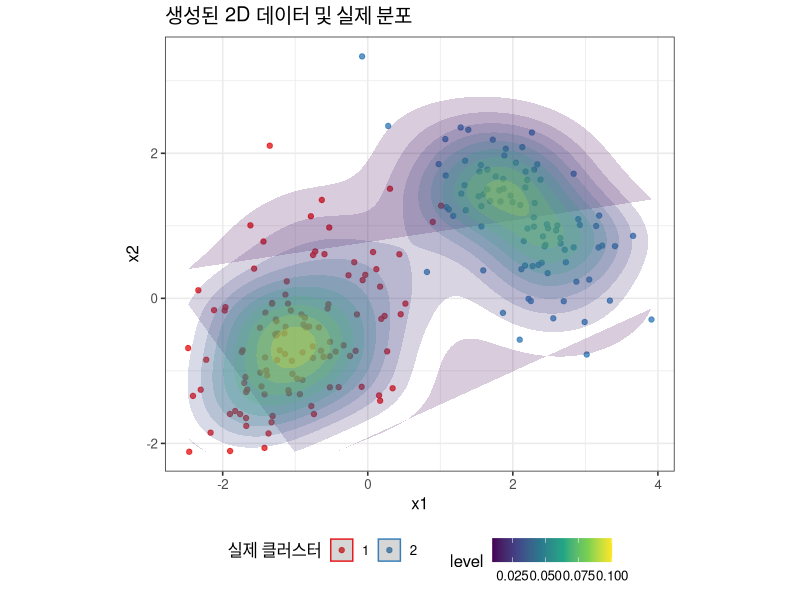
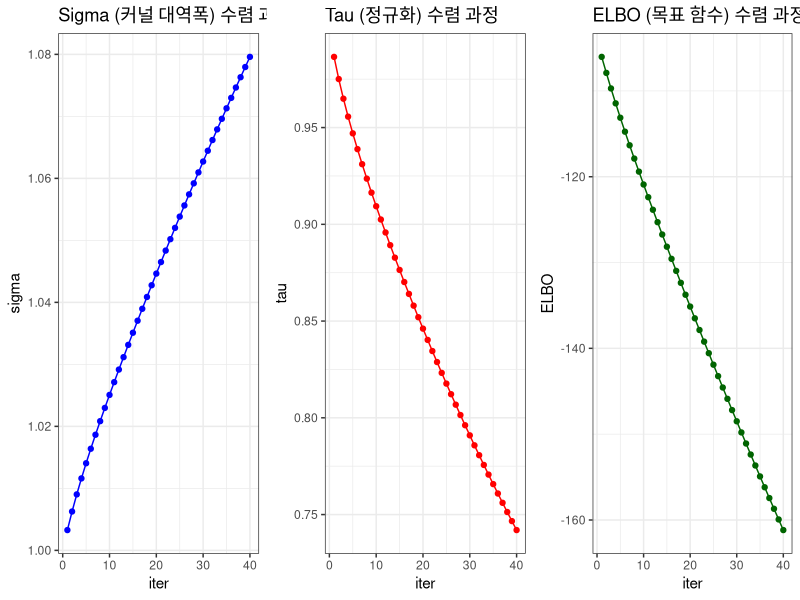
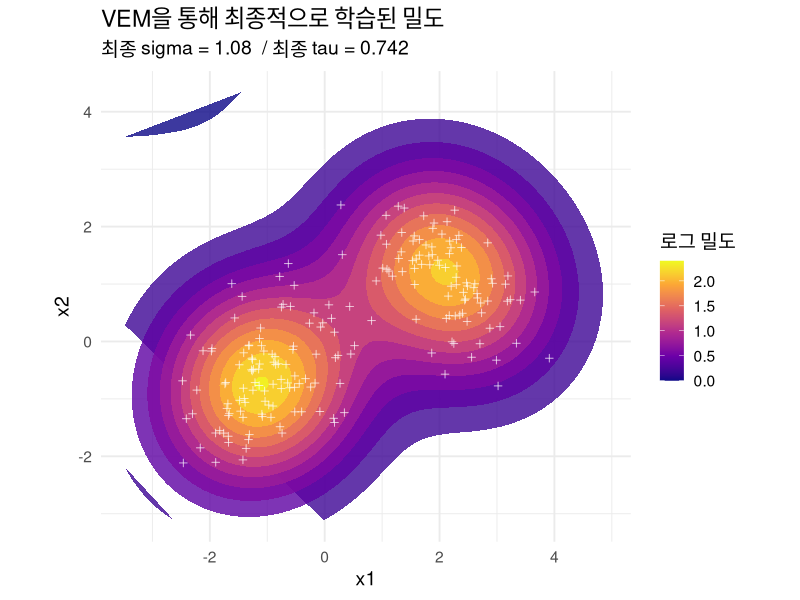

Reproduce these figures in R, in order.
## ---- chunk 1
# R 청크의 전역 옵션을 설정합니다.
knitr::opts_chunk$set(
  echo = TRUE,      # 코드를 출력에 포함
  message = FALSE,  # 메시지 출력 안 함
  warning = FALSE,  # 경고 출력 안 함
  fig.align = "center", # 그림을 중앙 정렬
  fig.width = 8,
  fig.height = 5,
  dpi = 200,        # 그림 해상도
  dev = "png"       # 그래픽 장치
)
# 재현성을 위해 시드 설정
set.seed(123)
## ---- chunk 2
library(mvtnorm)
library(ggplot2)
library(gridExtra)

n  <- 200 # 계산 속도를 위해 샘플 수 조정
pi <- c(0.55, 0.45)
mu <- list(c(-1, -0.5), c(2, 1.2))
S1 <- matrix(c(0.6, 0.3, 0.3, 0.8), 2, 2)
S2 <- matrix(c(0.5, -0.2, -0.2, 0.5), 2, 2)
z  <- rbinom(n, size = 1, prob = pi[2]) + 1
X_data <- matrix(NA, n, 2)
X_data[z==1,] <- rmvnorm(sum(z==1), mean = mu[[1]], sigma = S1)
X_data[z==2,] <- rmvnorm(sum(z==2), mean = mu[[2]], sigma = S2)
dat <- data.frame(x1 = X_data[,1], x2 = X_data[,2])

# 초기 데이터 분포 확인
ggplot(dat, aes(x1, x2)) +
  geom_point(alpha = 0.8, size = 1.5, aes(color = as.factor(z))) +
  stat_density_2d(aes(fill = after_stat(level)), geom = "polygon", alpha = 0.2) +
  scale_fill_viridis_c() +
  scale_color_brewer(palette = "Set1") +
  coord_equal() +
  labs(title = "생성된 2D 데이터 및 실제 분포", x = "x1", y = "x2", color = "실제 클러스터") +
  theme_bw(base_size = 12) + theme(legend.position = "bottom")
## ---- chunk 3
# 가우시안 RBF 커널 함수
rbf_kernel <- function(x, y, sigma) {
  exp(-sum((x - y)^2) / (2 * sigma^2))
}

# 커널의 x에 대한 그래디언트 (벡터 반환)
grad_x_rbf <- function(x, y, sigma) {
  -rbf_kernel(x, y, sigma) * (x - y) / sigma^2
}

# 커널의 x에 대한 라플라시안 (스칼라 반환)
lap_x_rbf <- function(x, y, sigma) {
  sq_dist <- sum((x - y)^2)
  d <- length(x)
  rbf_kernel(x, y, sigma) * (sq_dist / sigma^4 - d / sigma^2)
}

# --- M-단계의 sigma 업데이트를 위한 함수들 ---

# 커널의 sigma에 대한 그래디언트
grad_sigma_rbf <- function(x, y, sigma) {
  rbf_kernel(x, y, sigma) * sum((x-y)^2) / sigma^3
}

# 커널 그래디언트(grad_x_rbf)의 sigma에 대한 그래디언트
grad_sigma_grad_x_rbf <- function(x, y, sigma) {
  term1 <- grad_sigma_rbf(x, y, sigma) * (-(x-y)/sigma^2)
  term2 <- rbf_kernel(x, y, sigma) * (2*(x-y)/sigma^3)
  return(term1 + term2)
}

# 커널 라플라시안(lap_x_rbf)의 sigma에 대한 그래디언트
grad_sigma_lap_x_rbf <- function(x, y, sigma) {
  sq_dist <- sum((x - y)^2)
  d <- length(x)
  term1 <- grad_sigma_rbf(x,y,sigma) * (sq_dist / sigma^4 - d/sigma^2)
  term2 <- rbf_kernel(x,y,sigma) * (-4*sq_dist/sigma^5 + 2*d/sigma^3)
  return(term1 + term2)
}
## ---- chunk 4
# K_sigma 와 b_sigma 및 그 도함수들을 계산하는 함수
compute_derivatives <- function(X, basis, sigma) {
  n <- nrow(X)
  M <- nrow(basis)
  D <- ncol(X)
  
  # 결과를 저장할 행렬들 초기화
  K_sigma <- matrix(0, M, M)
  b_sigma <- numeric(M)
  dK_dsigma <- matrix(0, M, M) # K_sigma의 sigma에 대한 도함수
  db_dsigma <- numeric(M)   # b_sigma의 sigma에 대한 도함수
  
  # 각 데이터 포인트에 대해 루프
  for (i in 1:n) {
    # 현 데이터 포인트 x_i에 대한 Jacobian 및 그 도함수 계산
    J_i <- matrix(0, D, M)         # J_i(j,k) = d(phi_k(x_i))/d(x_j)
    dJ_dsigma_i <- matrix(0, D, M) # d(J_i)/d(sigma)
    H_i_row <- numeric(M)          # 라플라시안 값들
    dH_dsigma_i_row <- numeric(M)  # 라플라시안의 sigma 도함수 값들
    
    for (j in 1:M) {
      J_i[, j] <- grad_x_rbf(X[i, ], basis[j, ], sigma)
      dJ_dsigma_i[, j] <- grad_sigma_grad_x_rbf(X[i, ], basis[j, ], sigma)
      H_i_row[j] <- lap_x_rbf(X[i, ], basis[j, ], sigma)
      dH_dsigma_i_row[j] <- grad_sigma_lap_x_rbf(X[i, ], basis[j, ], sigma)
    }
    
    # K_sigma 와 b_sigma 업데이트 (오류 수정된 부분)
    # J_i는 D x M 행렬, t(J_i)는 M x D 행렬. t(J_i) %*% J_i 는 M x M 행렬이 됨.
    K_sigma <- K_sigma + t(J_i) %*% J_i
    b_sigma <- b_sigma - H_i_row
    
    # 도함수 행렬 업데이트 (Product Rule 적용)
    dK_dsigma <- dK_dsigma + (t(dJ_dsigma_i) %*% J_i + t(J_i) %*% dJ_dsigma_i)
    db_dsigma <- db_dsigma - dH_dsigma_i_row
  }
  
  # 샘플 수 n으로 나누어 평균 계산
  return(list(
    K = K_sigma / n,
    b = b_sigma / n,
    dK_dsigma = dK_dsigma / n,
    db_dsigma = db_dsigma / n
  ))
}


# VEM 알고리즘 주 함수
run_vem <- function(X_data, basis_pts, n_iters = 50, lr_sigma = 0.01) {
  
  M <- nrow(basis_pts)
  
  # 1. 하이퍼파라미터 초기화
  sigma <- 1.0
  tau2 <- 1.0 # tau의 제곱으로 관리
  beta <- 1.0
  
  history <- data.frame(iter = 1:n_iters, elbo = NA, sigma = NA, tau = NA, beta = NA)
  
  cat("VEM 알고리즘 시작...\n")
  for (iter in 1:n_iters) {
    # --- M-단계 준비: 필요한 모든 도함수 계산 ---
    derivs <- compute_derivatives(X_data, basis_pts, sigma)
    K_sigma <- derivs$K
    b_sigma <- derivs$b
    
    # --- E-단계: m, S 업데이트 ---
    S <- solve(beta * K_sigma + (1/tau2) * diag(M))
    m <- beta * S %*% b_sigma
    
    # --- M-단계: 하이퍼파라미터 업데이트 ---
    
    # 1. tau 업데이트 (정규화 강도 자동 조절)
    tau2 <- (sum(diag(S)) + sum(m^2)) / M
    
    # 2. beta 업데이트 (모델 신뢰도 자동 조절)
    numerator <- 2 * t(b_sigma) %*% m
    denominator <- sum(diag(K_sigma %*% S)) + t(m) %*% K_sigma %*% m
    beta <- as.numeric(numerator / denominator)
    
    # 3. sigma 업데이트 (경사 상승법)
    # ELBO의 sigma에 대한 그래디언트 계산
    grad_L_sigma <- -0.5 * beta * (sum(diag(derivs$dK_dsigma %*% S)) + t(m) %*% derivs$dK_dsigma %*% m) +
                    beta * t(derivs$db_dsigma) %*% m
    
    sigma <- sigma + lr_sigma * grad_L_sigma
    sigma <- max(sigma, 0.01) # sigma가 음수가 되지 않도록 방지
    
    # --- 모니터링: ELBO 계산 ---
    log_det_S <- determinant(S, logarithm = TRUE)$modulus[1]
    elbo <- -0.5*beta*(sum(diag(K_sigma %*% S)) + t(m)%*%K_sigma%*%m) + 
            beta * t(b_sigma)%*%m - 
            0.5/tau2 * (sum(diag(S)) + sum(m^2)) + 0.5*log_det_S
    
    history[iter, ] <- c(iter, elbo, sigma, sqrt(tau2), beta)
    if (iter %% 10 == 0) cat(sprintf("  Iter %d: ELBO=%.2f, sigma=%.3f, tau=%.3f\n", iter, elbo, sigma, sqrt(tau2)))
  }
  cat("VEM 알고리즘 종료.\n")
  
  return(list(m = m, S = S, final_params = c(sigma, sqrt(tau2), beta), history = history))
}

# 기저점(basis points)으로 데이터 포인트를 그대로 사용
basis_pts <- X_data
# VEM 실행
vem_results <- run_vem(X_data, basis_pts, n_iters = 40, lr_sigma = 0.001)

# 최종 학습된 하이퍼파라미터 출력
print("최종 하이퍼파라미터 (sigma, tau, beta):")
print(vem_results$final_params)
## ---- chunk 5
# 1. 하이퍼파라미터 및 ELBO 수렴 과정 시각화
history <- vem_results$history
p1 <- ggplot(history, aes(x = iter, y = sigma)) + geom_line(color="blue") + geom_point(color="blue") + labs(title = "Sigma (커널 대역폭) 수렴 과정", y = "sigma") + theme_bw()
p2 <- ggplot(history, aes(x = iter, y = tau)) + geom_line(color="red") + geom_point(color="red") + labs(title = "Tau (정규화) 수렴 과정", y = "tau") + theme_bw()
p3 <- ggplot(history, aes(x = iter, y = elbo)) + geom_line(color="darkgreen") + geom_point(color="darkgreen") + labs(title = "ELBO (목표 함수) 수렴 과정", y = "ELBO") + theme_bw()

grid.arrange(p1, p2, p3, ncol = 3)

# 2. 최종 추정된 밀도 플롯
# 평가용 그리드 생성
grid_range <- apply(X_data, 2, function(x) range(x) + c(-1, 1))
x1_grid <- seq(grid_range[1,1], grid_range[2,1], length.out = 80)
x2_grid <- seq(grid_range[1,2], grid_range[2,2], length.out = 80)
eval_grid <- expand.grid(x1 = x1_grid, x2 = x2_grid)

# 그리드 각 점에서 f(x) 값 계산 (로그 밀도에 비례)
final_m <- vem_results$m
final_sigma <- vem_results$final_params[1]
log_density_vals <- apply(eval_grid, 1, function(x_eval) {
  phi_x <- sapply(1:nrow(basis_pts), function(j) rbf_kernel(x_eval, basis_pts[j,], final_sigma))
  sum(final_m * phi_x)
})

eval_grid$log_density <- log_density_vals

# 최종 밀도 시각화
ggplot() +
  stat_contour(data = eval_grid, aes(x = x1, y = x2, z = log_density, fill = ..level..), geom = "polygon", alpha=0.8) +
  geom_point(data = dat, aes(x = x1, y = x2), alpha = 0.7, size = 1.5, shape=3, color="white") +
  scale_fill_viridis_c(option = "plasma") +
  coord_equal(xlim = grid_range[,1], ylim = grid_range[,2]) +
  labs(title = "VEM을 통해 최종적으로 학습된 밀도",
       subtitle = paste("최종 sigma =", round(final_sigma, 3), " / 최종 tau =", round(vem_results$final_params[2], 3)),
       x = "x1", y = "x2", fill = "로그 밀도") +
  theme_minimal(base_size = 14)

